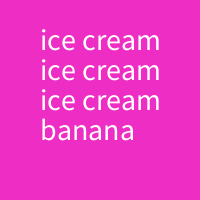
Frame 1 (no input)
Frame 60 (the mouse pressed at the canvas centre just before this capture): identical to frame 1, image omitted
Frame 120 (the mouse held since frame 60 and released just before this capture): identical to frame 1, image omitted

The Processing sketch that drew this single still picture (run headless with seeded random() and noise(); from frame 60 on, the mouse is pressed at the canvas centre):

// Processing sketch: banana_split
// ── banana_split.pde
String myStr = "ice cream";

void setup() {
  size(200, 200);
}

void draw() {
  background(#ED2DC4);
  
  textSize(30);
  
  for (int i = 0; i < 3; ++i) {
    text(myStr, 40, 50 + (30*i));
  }
  text("banana", 40, 50 + (30*3));
}
